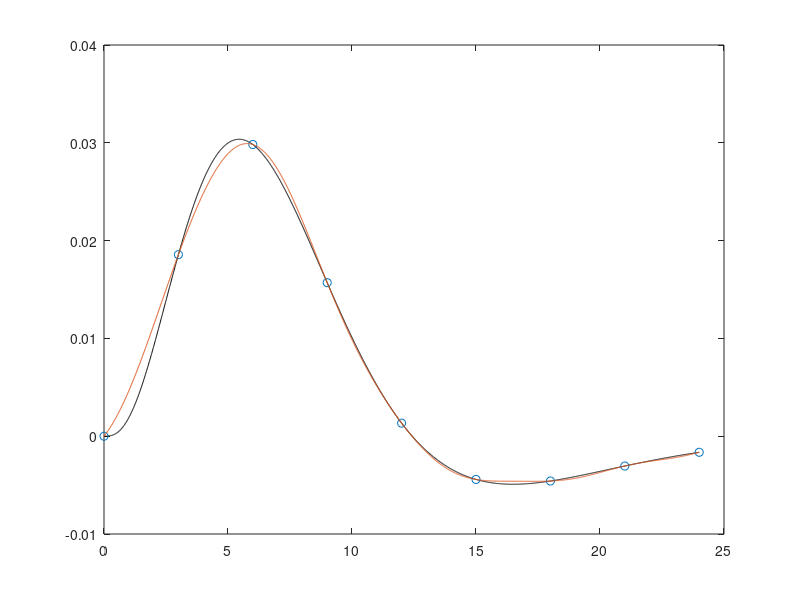

MATLAB code for this plot:
clear all; close all; clc;      % Clear all workspaces

% Create difference of gammas hrf and plot
t=0:.01:24;
n1=4; lamda1=2; n2=7; lamda2=2; a=.3; c1=1; c2=.5;
hx=(t.^(n1-1)).*exp(-t/lamda1)/((lamda1^n1)*factorial(n1-1));
hy=(t.^(n2-1)).*exp(-t/lamda2)/((lamda2^n2)*factorial(n2-1));
hrf=a*(c1*hx-c2*hy);
plot(t,hrf,'k'); axis([0 25 -.01 .04]); hold on;

% Sample hrf every TR=3 seconds. Plot these points as circles.
for i=1:9
    xx(i)=hrf(300*i-299);
    n(i)=300*i-299;
end;
tt=0:3:24;
plot(tt,xx,'o'); hold on;

% Sinc interpolate with Eq. 4.4. L = width of Hanning window.
L=10;
for i=1:2401;
    B_interp(i)=sum(xx.*sinc((i-n)/300).*(1+cos(pi*.01*(i-n)/L))/2);
end;

% Plot
plot(t,B_interp);









